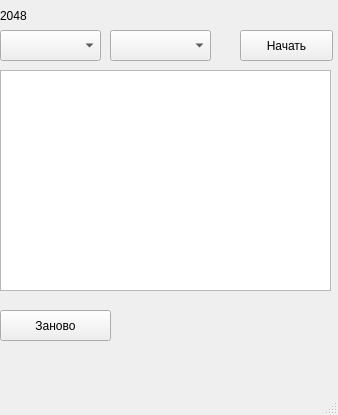
<?xml version="1.0" encoding="UTF-8"?>
<ui version="4.0">
 <class>MainWindow</class>
 <widget class="QMainWindow" name="MainWindow">
  <property name="geometry">
   <rect>
    <x>0</x>
    <y>0</y>
    <width>338</width>
    <height>415</height>
   </rect>
  </property>
  <property name="windowTitle">
   <string>MainWindow</string>
  </property>
  <widget class="QWidget" name="centralwidget">
   <widget class="QLabel" name="label">
    <property name="geometry">
     <rect>
      <x>0</x>
      <y>0</y>
      <width>331</width>
      <height>31</height>
     </rect>
    </property>
    <property name="text">
     <string>2048</string>
    </property>
   </widget>
   <widget class="QPushButton" name="pushButton">
    <property name="geometry">
     <rect>
      <x>240</x>
      <y>30</y>
      <width>93</width>
      <height>31</height>
     </rect>
    </property>
    <property name="text">
     <string>Начать</string>
    </property>
   </widget>
   <widget class="QPushButton" name="pushButton_2">
    <property name="geometry">
     <rect>
      <x>0</x>
      <y>310</y>
      <width>111</width>
      <height>31</height>
     </rect>
    </property>
    <property name="text">
     <string>Заново</string>
    </property>
   </widget>
   <widget class="QTableWidget" name="tableWidget">
    <property name="geometry">
     <rect>
      <x>0</x>
      <y>70</y>
      <width>331</width>
      <height>221</height>
     </rect>
    </property>
   </widget>
   <widget class="QComboBox" name="comboBox">
    <property name="geometry">
     <rect>
      <x>0</x>
      <y>30</y>
      <width>101</width>
      <height>31</height>
     </rect>
    </property>
   </widget>
   <widget class="QComboBox" name="comboBox_2">
    <property name="geometry">
     <rect>
      <x>110</x>
      <y>30</y>
      <width>101</width>
      <height>31</height>
     </rect>
    </property>
   </widget>
  </widget>
  <widget class="QMenuBar" name="menubar">
   <property name="geometry">
    <rect>
     <x>0</x>
     <y>0</y>
     <width>338</width>
     <height>26</height>
    </rect>
   </property>
  </widget>
  <widget class="QStatusBar" name="statusbar"/>
 </widget>
 <resources/>
 <connections/>
</ui>
